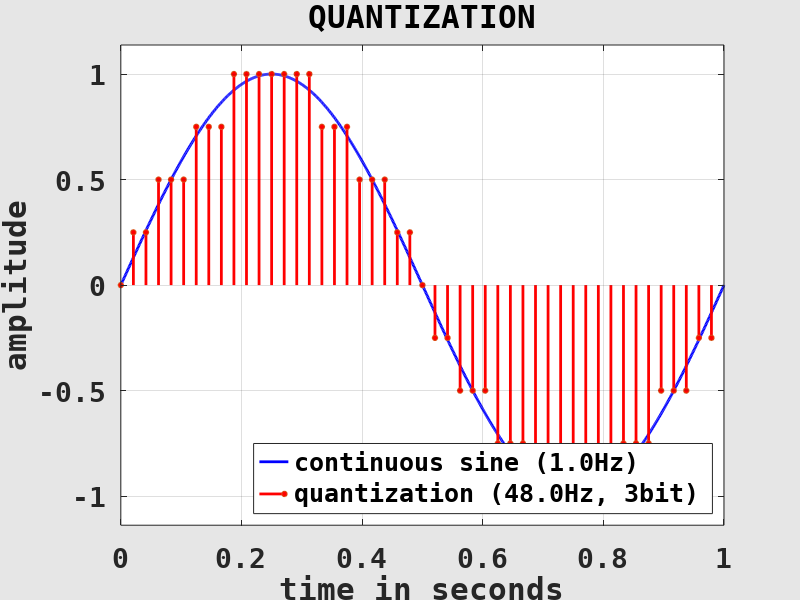
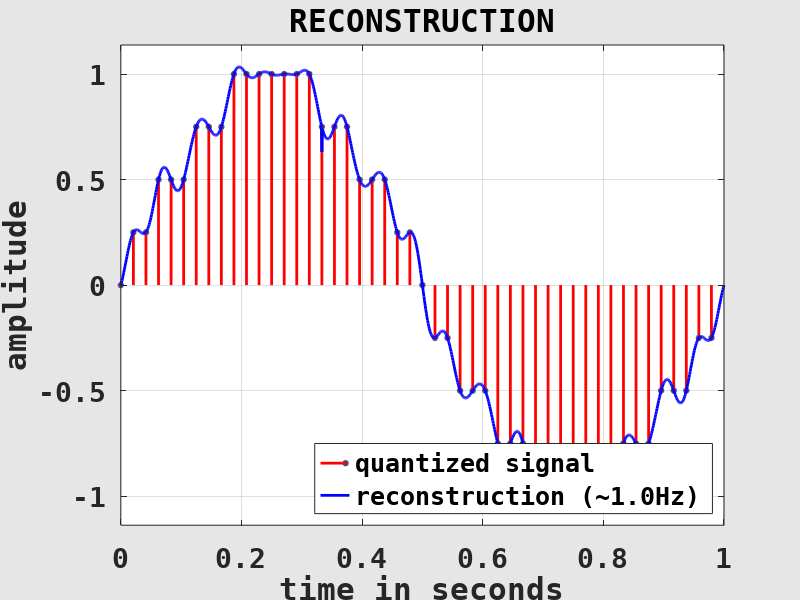

The MATLAB source for these figures, in order:
clearvars( '-except', 'fig_ad', 'fig_da' );

	% prepare continuous sine signal
L = 1; % length in seconds

f = 1; % sine frequency
dt = 1/1000; % temporal resolution

t = linspace( 0, L, L/dt ); % "continuous" signal, TEST!
xt = sin( 2*pi*f * t );

	% quantize continuous signal
fS = 48; % sampling rate, TEST!
nS = 3; % bits per sample, TEST!

N = floor( L * fS ); % number of samples
i = (1:N); % sample indices

ti = (i - 1) / fS; % discrete signal
xi = round( 2^(nS-1) * sin( 2*pi*f * ti ) ) / 2^(nS-1);

	% -----------------------------------------------------------------------
	% the next lines are not important for following the lecture!
	% -----------------------------------------------------------------------
	
	% reconstruct signal (whittaker-shannon interpolation)
for j = 1:numel( t )
	sa = pi * (t(j) - (i-1) / fS) * fS; % sinc function
	sa(find( sa == 0)) = 1;
	h = sin( sa ) ./ sa;
	xr(j) = sum( xi .* h ); % reconstructed amplitude
end

fR = sum( abs( diff( xr >= 0 ) ) ) / L / 2; % estimate frequency using zero-crossings, TODO
	
	% plot quantization
if exist( 'fig_ad', 'var' ) ~= 1 || ~ishandle( fig_ad ) % prepare figure window
	fig_ad = figure( ...
		'Name', 'QUANTIZATION', ...
		'Color', [0.9, 0.9, 0.9], 'InvertHardcopy', 'off', ...
		'defaultAxesFontName', 'DejaVu Sans Mono', 'defaultAxesFontSize', 20, 'defaultAxesFontWeight', 'bold', ...
		'defaultAxesNextPlot', 'add', ...
		'defaultAxesBox', 'on', 'defaultAxesLayer', 'top', ...
		'defaultAxesXGrid', 'on', 'defaultAxesYGrid', 'on' );
end

figure( fig_ad ); % set and clear current figure
clf( fig_ad );

title( 'QUANTIZATION' );

xlabel( 'time in seconds' );
ylabel( 'amplitude' );

xlim( [0, L] ); % set axes
ylim( [-1, 1] * max( abs( cat( 2, xt, xi, xr ) ) ) * 1.1 );

plot( t, xt, ... % plot continuous signal
	'Color', 'blue', 'LineWidth', 2 );

stem( ti, xi, ... % plot discrete signal
	'Color', 'red', 'LineWidth', 2, 'MarkerSize', 4, 'MarkerFaceColor', 'red', ...
	'ShowBaseLine', 'off' );

legend( ... % show legend
	{sprintf( 'continuous sine (%.1fHz)', f ), sprintf( 'quantization (%.1fHz, %dbit)', fS, nS )}, ...
	'Location', 'southeast' );

	% plot reconstruction
if exist( 'fig_da', 'var' ) ~= 1 || ~ishandle( fig_da ) % prepare figure window
	fig_da = figure( ...
		'Name', 'RECONSTRUCTION', ...
		'Color', [0.9, 0.9, 0.9], 'InvertHardcopy', 'off', ...
		'defaultAxesFontName', 'DejaVu Sans Mono', 'defaultAxesFontSize', 20, 'defaultAxesFontWeight', 'bold', ...
		'defaultAxesNextPlot', 'add', ...
		'defaultAxesBox', 'on', 'defaultAxesLayer', 'top', ...
		'defaultAxesXGrid', 'on', 'defaultAxesYGrid', 'on' );
end

figure( fig_da ); % set and clear current figure
clf( fig_da );

title( 'RECONSTRUCTION' );

xlabel( 'time in seconds' );
ylabel( 'amplitude' );

xlim( [0, L] ); % set axes
ylim( [-1, 1] * max( abs( cat( 2, xt, xi, xr ) ) ) * 1.1 );

stem( ti, xi, ... % plot discrete signal
	'Color', 'red', 'LineWidth', 2, 'MarkerSize', 4, 'MarkerFaceColor', 'red', ...
	'ShowBaseLine', 'off' );

plot( t, xr, ... % plot reconstructed signal
	'Color', 'blue', 'LineWidth', 2 );

legend( ... % show legend
	{'quantized signal', sprintf( 'reconstruction (~%.1fHz)', fR )}, ...
	'Location', 'southeast' );

	% write image
print( fig_ad, 'sampling_ad', '-depsc2' );
print( fig_da, 'sampling_da', '-depsc2' );
